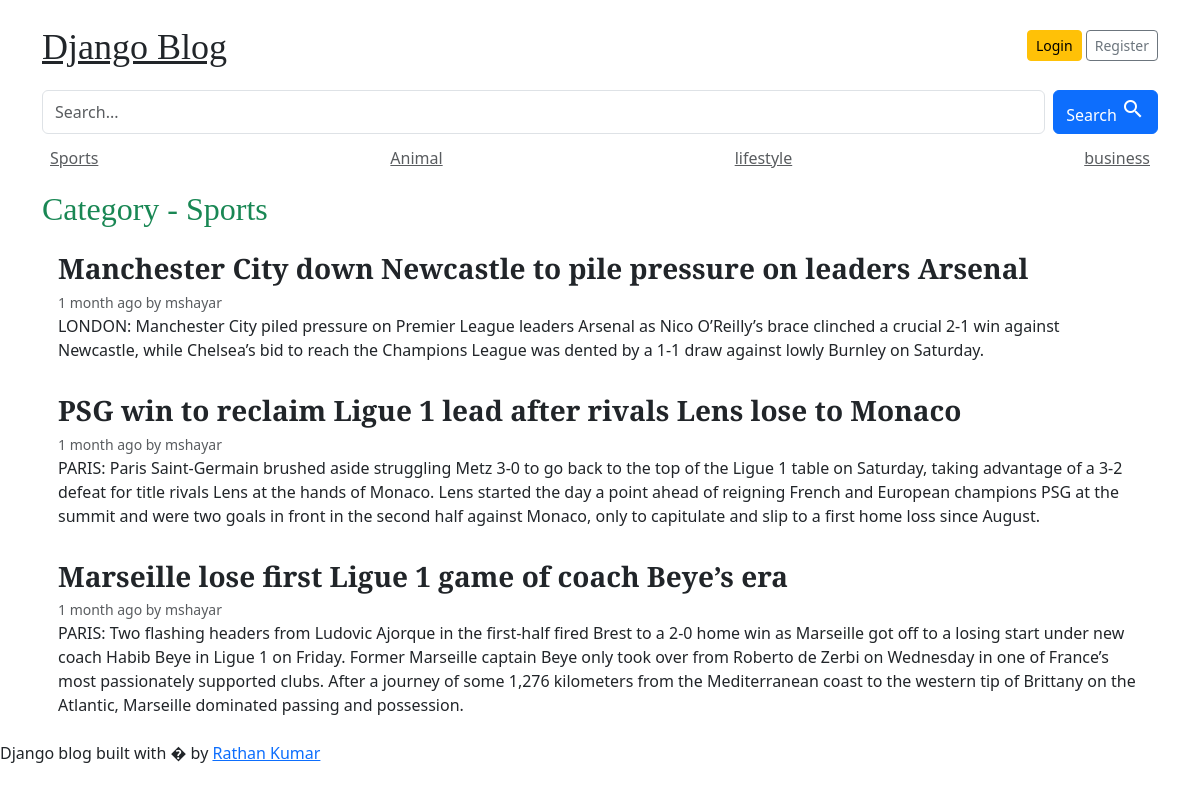
Page /category/1 on the committed database.
### blogs/models.py (models this page shows, shortened)
class Category(models.Model):
    category_name = models.CharField(max_length=100, unique=True)
    created_at = models.DateTimeField(auto_now_add=True)
    updated_at = models.DateTimeField(auto_now=True)
    class Meta:
        verbose_name_plural = 'categories'

class Blog(models.Model):
    title= models.CharField(max_length=100)
    slug= models.SlugField(max_length=100 , unique = True , blank=True)
    category= models.ForeignKey(Category, on_delete=models.CASCADE)
    author= models.ForeignKey(User, on_delete=models.CASCADE)
    feature_image= models.ImageField(upload_to='uploads/%Y/%m/%d')
    short_description= models.TextField(max_length=500)
    blog_body= models.TextField(max_length=2000)
    status= models.CharField(choices=STATUS_CHOICES , default='DRAFT')
    is_featured= models.BooleanField(default=False)
    created_at= models.DateTimeField(auto_now_add=True)
    updated_at= models.DateTimeField(auto_now=True)

### blogs/views.py (the view)
# urls.py: path('<int:category_id>' , views.post_by_category , name='post_by_category'),
def post_by_category(request , category_id):
    post = Blog.objects.filter(status='PUBLISHED', category=category_id)
    try:
        category = Category.objects.get(pk=category_id)
    except:
        return redirect('home')
    context = {
        'post' : post,
        'category' : category
    }
    return render(request ,'post_by_category.html',context)

### blogs/context_processors.py (called while the page is built)
def get_categories(request):
    categories = Category.objects.all()
    return dict(categories=categories)

def get_about_us(request):
    about_us = About.objects.first()
    return dict(about_us = about_us)

def get_follow_link(request):
    follow_link = Follow_link.objects.all()
    return dict(follow_link = follow_link)

### templates/post_by_category.html
{%extends 'base.html'%}
{%block content%}
<main role="main" class="container p-0">
  <div class="row">
    <div class="col-md-12 blog-main">
      <h2 class="text-success">Category - {{category.category_name}}</h2>
      <div class="row mb-2">
        {% for i in post %}
        <div class="col-md-12">
          <div class="card border-0">
            <div class="card-body">
              <h3 class='fw-bolder mb-1'>
                <a class='text-dark text-decoration-none' href='{% url 'single_blog' i.slug %}'>{{i.title}}</a>
              </h3>
              <small class="mb-1 text-muted"> {{i.created_at | timesince}} ago by {{i.author}} </small>
              <p class="card-text">{{i.short_description}}</p>
            </div>
          </div>
        </div>
        {%endfor%}
      </div>
    </div>
  </div>
</main>
</div>
{%endblock%}

### templates/base.html (shortened to what this page needs)
{%load static%}
{% load crispy_forms_tags %}
<!DOCTYPE html>
<html lang="en">
<head>
    <link href="https://getbootstrap.com/docs/4.0/dist/css/bootstrap.min.css" rel="stylesheet">
    <link href="https://cdn.jsdelivr.net/npm/bootstrap@5.3.0/dist/css/bootstrap.min.css" rel="stylesheet">
    <link rel="stylesheet" href="https://cdnjs.cloudflare.com/ajax/libs/font-awesome/4.7.0/css/font-awesome.min.css">
    <link href="{% static 'css/blog.css'%}" rel="stylesheet">
</head>
<body>
    <div class="container">
        <header class="blog-header py-3">
            <div class="row flex-nowrap justify-content-between align-items-center">
                <div class="col-8 pt-1">
                    <a class="blog-header-logo text-dark" href="{% url 'home'%}">Django Blog</a>
                </div>
                <div class="col-4 d-flex justify-content-end align-items-center">
                    {% if not user.is_authenticated %}
                    <a class="btn btn-sm btn-warning" href=" {% url 'login' %} ">Login</a> &nbsp;
                    <a class="btn btn-sm btn-outline-secondary" href="{% url 'register' %}">Register</a>
                    {%else%}
                    <a class="btn btn-sm " href="{%url 'dashboard'%}">dashboard</a>
                    &emsp;
                    <a class="btn btn-warning " href="{% url 'logout' %}">LOGOUT</a>
                    {%endif%}
                </div>
            </div>
        </header>
        <div>
            <form method="GET" action="{%url 'search'%}" class="d-flex">
                <input class="form-control me-2" type="search" name="keyword" placeholder="Search..."
                    aria-label="Search">
                <button class="btn btn-primary" type="submit">
                    Search
                    <i class="material-icons">&#xe8b6;</i>
                </button>
            </form>
        </div>
        <div class="nav-scroller py-1 mb-2">
            <nav class="nav d-flex justify-content-between">
                {%for i in categories %}
                <a class="p-2 text-muted" href="{%url 'post_by_category' i.id%}">{{i.category_name}}</a>
                {% endfor %}
            </nav>
        </div>
        {%block content%}
        {%endblock%}
        <footer class="blog-footer">
            <p>Django blog built with � by <a href="#">Rathan Kumar</a></p>
        </footer>
</body>
</html>

### blog_main/static/css/blog.css (style rules this page uses)
.blog-header-logo { font-family: "Playfair Display", Georgia, "Times New Roman", serif; font-size: 2.25rem; }
h1, h2, h3, h4, h5, h6 { font-family: "Playfair Display", Georgia, "Times New Roman", serif; }

### rows in the picture
Category: category_name "Sports"
Category: category_name "Animal"
Category: category_name "lifestyle"
Category: category_name "business"
Blog: title "Manchester City down Newcastle to pile pressure on leaders Arsenal", created_at "1 month", author "mshayar", short_description "LONDON: Manchester City piled pressure on Premier League leaders Arsenal as Nico O’Reilly’s brace clinched a crucial 2-1 win against Newcastle, while Chelsea’s bid to reach the Champions League was dented by a 1-1 draw against lowly Burnley on Saturday."
Blog: title "PSG win to reclaim Ligue 1 lead after rivals Lens lose to Monaco", created_at "1 month", author "mshayar", short_description "PARIS: Paris Saint-Germain brushed aside struggling Metz 3-0 to go back to the top of the Ligue 1 table on Saturday, taking advantage of a 3-2 defeat for title rivals Lens at the hands of Monaco. Lens started the day a point ahead of reigning French and European champions PSG at the summit and were two goals in front in the second half against Monaco, only to capitulate and slip to a first home loss since August."
Blog: title "Marseille lose first Ligue 1 game of coach Beye’s era", created_at "1 month", author "mshayar", short_description "PARIS: Two flashing headers from Ludovic Ajorque in the first-half fired Brest to a 2-0 home win as Marseille got off to a losing start under new coach Habib Beye in Ligue 1 on Friday. Former Marseille captain Beye only took over from Roberto de Zerbi on Wednesday in one of France’s most passionately supported clubs. After a journey of some 1,276 kilometers from the Mediterranean coast to the western tip of Brittany on the Atlantic, Marseille dominated passing and possession."
